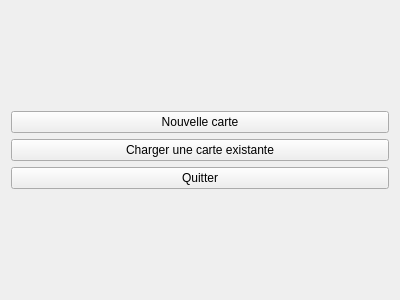
<?xml version="1.0" encoding="UTF-8"?>
<ui version="4.0">
 <class>HomeWindow</class>
 <widget class="QWidget" name="HomeWindow">
  <property name="geometry">
   <rect>
    <x>0</x>
    <y>0</y>
    <width>400</width>
    <height>300</height>
   </rect>
  </property>
  <property name="windowTitle">
   <string>Form</string>
  </property>
  <layout class="QGridLayout" name="gridLayout">
   <item row="0" column="0">
    <layout class="QVBoxLayout" name="verticalLayout">
     <item>
      <widget class="QPushButton" name="newMapButton">
       <property name="text">
        <string>Nouvelle carte</string>
       </property>
      </widget>
     </item>
     <item>
      <widget class="QPushButton" name="loadMapButton">
       <property name="text">
        <string>Charger une carte existante</string>
       </property>
      </widget>
     </item>
     <item>
      <widget class="QPushButton" name="quitButton">
       <property name="text">
        <string>Quitter</string>
       </property>
      </widget>
     </item>
    </layout>
   </item>
  </layout>
 </widget>
 <resources/>
 <connections/>
 <slots>
  <signal>quitButtonClicked()</signal>
  <signal>loadMapButtonClicked()</signal>
  <signal>newMapButtonClicked()</signal>
  <slot>on_quitButton_clicked()</slot>
  <slot>on_newMapButton_clicked()</slot>
 </slots>
</ui>
